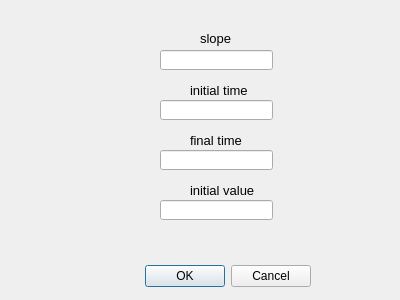
<?xml version="1.0" encoding="UTF-8"?>
<ui version="4.0">
 <class>dia_ramp_drive</class>
 <widget class="QDialog" name="dia_ramp_drive">
  <property name="geometry">
   <rect>
    <x>0</x>
    <y>0</y>
    <width>400</width>
    <height>300</height>
   </rect>
  </property>
  <property name="windowTitle">
   <string>Dialog</string>
  </property>
  <widget class="QDialogButtonBox" name="buttonBox">
   <property name="geometry">
    <rect>
     <x>90</x>
     <y>260</y>
     <width>221</width>
     <height>32</height>
    </rect>
   </property>
   <property name="orientation">
    <enum>Qt::Horizontal</enum>
   </property>
   <property name="standardButtons">
    <set>QDialogButtonBox::Cancel|QDialogButtonBox::Ok</set>
   </property>
  </widget>
  <widget class="QLabel" name="slope_lab">
   <property name="geometry">
    <rect>
     <x>200</x>
     <y>30</y>
     <width>35</width>
     <height>16</height>
    </rect>
   </property>
   <property name="font">
    <font>
     <pointsize>10</pointsize>
    </font>
   </property>
   <property name="text">
    <string>slope</string>
   </property>
  </widget>
  <widget class="QLineEdit" name="slope">
   <property name="geometry">
    <rect>
     <x>160</x>
     <y>50</y>
     <width>113</width>
     <height>20</height>
    </rect>
   </property>
  </widget>
  <widget class="QLineEdit" name="initial_time">
   <property name="geometry">
    <rect>
     <x>160</x>
     <y>100</y>
     <width>113</width>
     <height>20</height>
    </rect>
   </property>
  </widget>
  <widget class="QLabel" name="initial_time_lab">
   <property name="geometry">
    <rect>
     <x>190</x>
     <y>80</y>
     <width>71</width>
     <height>20</height>
    </rect>
   </property>
   <property name="font">
    <font>
     <pointsize>10</pointsize>
    </font>
   </property>
   <property name="text">
    <string>initial time</string>
   </property>
  </widget>
  <widget class="QLabel" name="final_time_lab">
   <property name="geometry">
    <rect>
     <x>190</x>
     <y>130</y>
     <width>71</width>
     <height>20</height>
    </rect>
   </property>
   <property name="font">
    <font>
     <pointsize>10</pointsize>
    </font>
   </property>
   <property name="text">
    <string>final time</string>
   </property>
  </widget>
  <widget class="QLineEdit" name="final_time">
   <property name="geometry">
    <rect>
     <x>160</x>
     <y>150</y>
     <width>113</width>
     <height>20</height>
    </rect>
   </property>
  </widget>
  <widget class="QLabel" name="initial_value_lab">
   <property name="geometry">
    <rect>
     <x>190</x>
     <y>180</y>
     <width>71</width>
     <height>20</height>
    </rect>
   </property>
   <property name="font">
    <font>
     <pointsize>10</pointsize>
    </font>
   </property>
   <property name="text">
    <string>initial value</string>
   </property>
  </widget>
  <widget class="QLineEdit" name="initial_value">
   <property name="geometry">
    <rect>
     <x>160</x>
     <y>200</y>
     <width>113</width>
     <height>20</height>
    </rect>
   </property>
  </widget>
 </widget>
 <resources/>
 <connections>
  <connection>
   <sender>buttonBox</sender>
   <signal>accepted()</signal>
   <receiver>dia_ramp_drive</receiver>
   <slot>accept()</slot>
   <hints>
    <hint type="sourcelabel">
     <x>248</x>
     <y>254</y>
    </hint>
    <hint type="destinationlabel">
     <x>157</x>
     <y>274</y>
    </hint>
   </hints>
  </connection>
  <connection>
   <sender>buttonBox</sender>
   <signal>rejected()</signal>
   <receiver>dia_ramp_drive</receiver>
   <slot>reject()</slot>
   <hints>
    <hint type="sourcelabel">
     <x>316</x>
     <y>260</y>
    </hint>
    <hint type="destinationlabel">
     <x>286</x>
     <y>274</y>
    </hint>
   </hints>
  </connection>
 </connections>
</ui>
